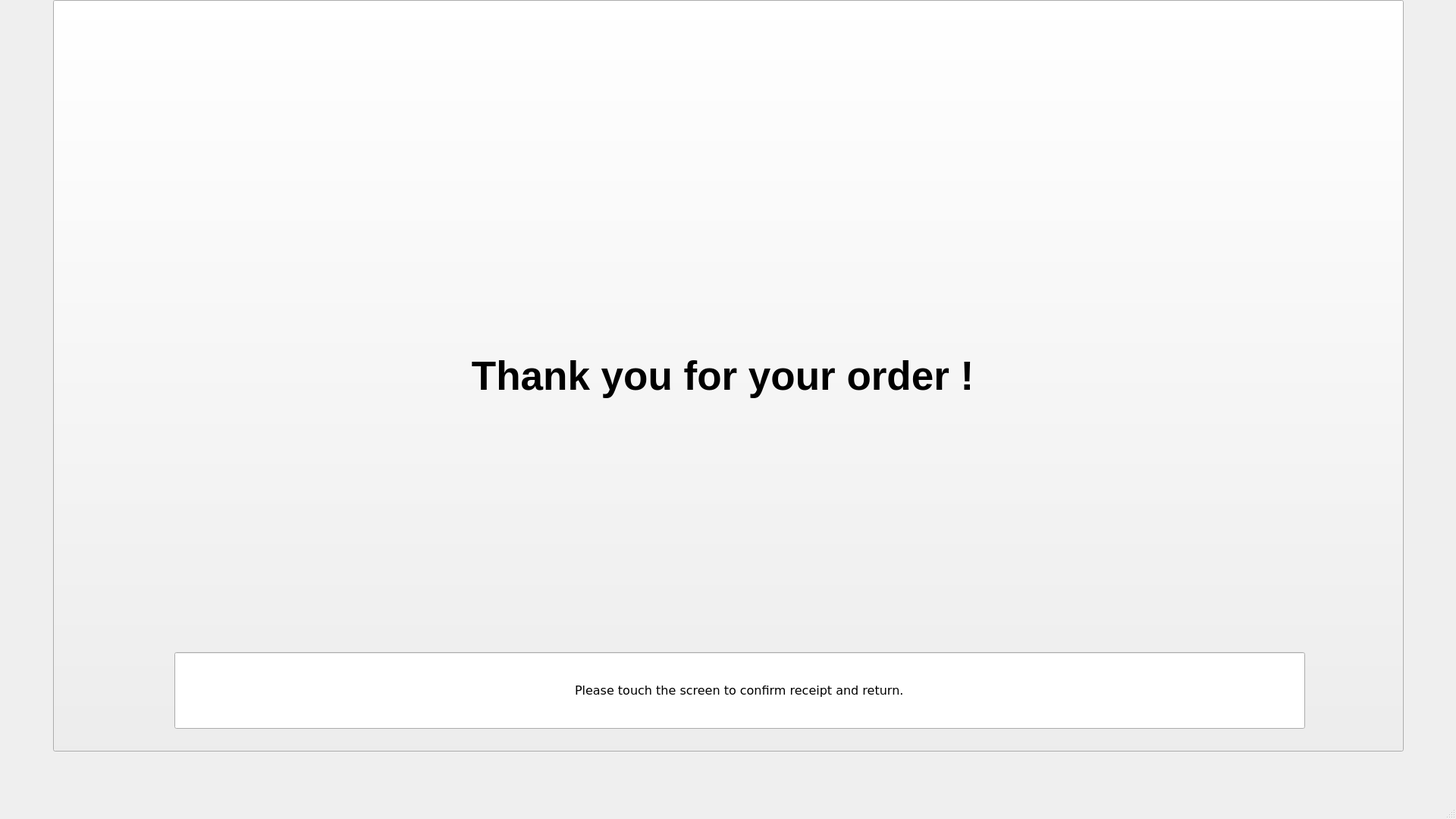
<?xml version="1.0" encoding="UTF-8"?>
<ui version="4.0">
 <class>merry_win</class>
 <widget class="QMainWindow" name="merry_win">
  <property name="geometry">
   <rect>
    <x>0</x>
    <y>0</y>
    <width>1920</width>
    <height>1080</height>
   </rect>
  </property>
  <property name="windowTitle">
   <string>merry_win</string>
  </property>
  <widget class="QWidget" name="centralWidget">
   <widget class="QPushButton" name="pb_reset">
    <property name="geometry">
     <rect>
      <x>70</x>
      <y>0</y>
      <width>1781</width>
      <height>991</height>
     </rect>
    </property>
    <property name="font">
     <font>
      <family>Ubuntu</family>
      <pointsize>40</pointsize>
      <weight>75</weight>
      <bold>true</bold>
     </font>
    </property>
    <property name="toolTip">
     <string>&lt;html&gt;&lt;head/&gt;&lt;body&gt;&lt;p align=&quot;center&quot;&gt;&lt;span style=&quot; font-size:48pt; font-weight:600;&quot;&gt;Deliver&lt;/span&gt;&lt;/p&gt;&lt;/body&gt;&lt;/html&gt;</string>
    </property>
    <property name="text">
     <string>Thank you for your order ! </string>
    </property>
   </widget>
   <widget class="QLineEdit" name="lineEdit_24">
    <property name="geometry">
     <rect>
      <x>230</x>
      <y>860</y>
      <width>1491</width>
      <height>101</height>
     </rect>
    </property>
    <property name="font">
     <font>
      <family>DejaVu Sans</family>
      <pointsize>12</pointsize>
      <weight>50</weight>
      <bold>false</bold>
     </font>
    </property>
    <property name="text">
     <string>Please touch the screen to confirm receipt and return.</string>
    </property>
    <property name="alignment">
     <set>Qt::AlignCenter</set>
    </property>
   </widget>
  </widget>
  <widget class="QStatusBar" name="statusBar"/>
  <widget class="QMenuBar" name="menuBar">
   <property name="geometry">
    <rect>
     <x>0</x>
     <y>0</y>
     <width>1920</width>
     <height>48</height>
    </rect>
   </property>
  </widget>
 </widget>
 <layoutdefault spacing="6" margin="11"/>
 <resources>
  <include location="../resource/bears.qrc"/>
 </resources>
 <connections/>
</ui>
